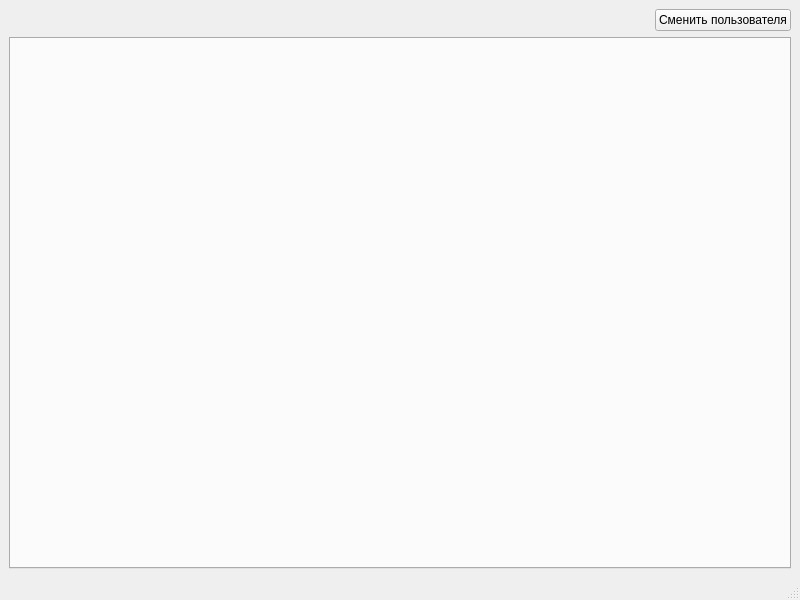
<?xml version="1.0" encoding="UTF-8"?>
<ui version="4.0">
 <class>sotrudnik</class>
 <widget class="QMainWindow" name="sotrudnik">
  <property name="geometry">
   <rect>
    <x>0</x>
    <y>0</y>
    <width>800</width>
    <height>600</height>
   </rect>
  </property>
  <property name="windowTitle">
   <string>MainWindow</string>
  </property>
  <widget class="QWidget" name="centralwidget">
   <layout class="QGridLayout" name="gridLayout">
    <item row="0" column="1">
     <widget class="QPushButton" name="pushButton">
      <property name="text">
       <string>Сменить пользователя</string>
      </property>
     </widget>
    </item>
    <item row="0" column="0">
     <spacer name="horizontalSpacer">
      <property name="orientation">
       <enum>Qt::Horizontal</enum>
      </property>
      <property name="sizeHint" stdset="0">
       <size>
        <width>40</width>
        <height>20</height>
       </size>
      </property>
     </spacer>
    </item>
    <item row="1" column="0" colspan="2">
     <widget class="QTabWidget" name="tabWidget"/>
    </item>
   </layout>
  </widget>
  <widget class="QMenuBar" name="menubar">
   <property name="geometry">
    <rect>
     <x>0</x>
     <y>0</y>
     <width>800</width>
     <height>17</height>
    </rect>
   </property>
  </widget>
  <widget class="QStatusBar" name="statusbar"/>
 </widget>
 <resources/>
 <connections/>
</ui>
